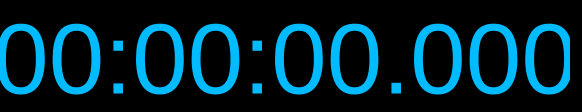
<?xml version="1.0" encoding="UTF-8"?>
<ui version="4.0">
 <class>UiTimer</class>
 <widget class="QWidget" name="UiTimer">
  <property name="geometry">
   <rect>
    <x>0</x>
    <y>0</y>
    <width>582</width>
    <height>112</height>
   </rect>
  </property>
  <property name="windowTitle">
   <string>IanniX - Timer</string>
  </property>
  <property name="styleSheet">
   <string notr="true">QWidget#UiTimer {
	background-color: 	black;
}
QLabel#time {
	font: 						12px &quot;Lucida Sans&quot;, &quot;Lucida Grande&quot;, &quot;Lucida Sans Unicode&quot;, &quot;Lucida&quot;;
	color: 						rgb(0, 187, 255);
}</string>
  </property>
  <widget class="QLabel" name="time">
   <property name="geometry">
    <rect>
     <x>0</x>
     <y>0</y>
     <width>570</width>
     <height>118</height>
    </rect>
   </property>
   <property name="styleSheet">
    <string notr="true">font-size: 100px;</string>
   </property>
   <property name="text">
    <string>00:00:00.000</string>
   </property>
   <property name="alignment">
    <set>Qt::AlignCenter</set>
   </property>
  </widget>
 </widget>
 <resources/>
 <connections/>
</ui>
